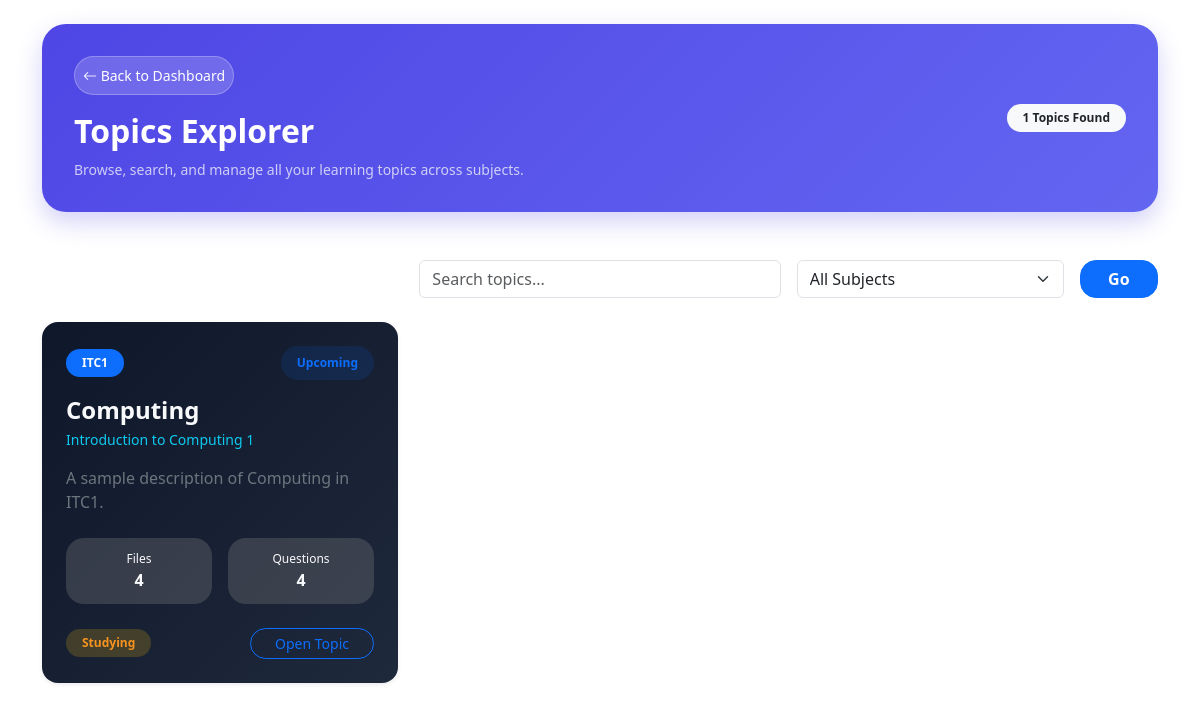
Screenshot of /dashboard/topics.php (signed in) with the database file from the repository.
### tables this page shows
CREATE TABLE `subject_topics` (
  `id` int(11) NOT NULL,
  `schedule_id` int(11) NOT NULL,
  `topic_name` varchar(255) NOT NULL,
  `status` enum('Upcoming','Ongoing','Completed') DEFAULT 'Upcoming',
  `created_at` timestamp NOT NULL DEFAULT current_timestamp(),
  `description` text DEFAULT NULL,
  `mastery_level` enum('Not Started','Studying','Mastered') DEFAULT 'Not Started'
);

CREATE TABLE `schedules` (
  `id` int(11) NOT NULL,
  `day_id` int(11) NOT NULL,
  `subject_name` varchar(100) NOT NULL,
  `subject_code` varchar(50) DEFAULT NULL,
  `instructor` varchar(100) DEFAULT NULL,
  `units` int(11) DEFAULT 0,
  `start_time` time NOT NULL,
  `end_time` time NOT NULL,
  `room` varchar(100) DEFAULT NULL,
  `created_at` timestamp NOT NULL DEFAULT current_timestamp()
);

### dashboard/process_topics.php (called while the page is built, shortened)
<?php
require '../includes/db.php';
$user = $_SESSION['user'];
$search = trim($_GET['search'] ?? '');
$topicsLimit = 9;
$topicsPage = isset($_GET['page'])
    ? (int) $_GET['page']
    : 1;
$topicsOffset = ($topicsPage - 1) * $topicsLimit;
$sql = "
    SELECT
        st.*,
        s.subject_name,
        s.subject_code,
        COUNT(DISTINCT tf.id) AS total_files,
        COUNT(DISTINCT tq.id) AS total_questions
    FROM subject_topics st
    JOIN schedules s
        ON st.schedule_id = s.id
    JOIN schedule_days sd
        ON s.day_id = sd.id
    LEFT JOIN topic_files tf
        ON st.id = tf.topic_id
    LEFT JOIN topic_questions tq
        ON st.id = tq.topic_id
    WHERE sd.user_id = ?
";
$params = [$user['id']];
$types = "i";
$sql .= "
    GROUP BY st.id
    ORDER BY st.created_at DESC
    LIMIT ? OFFSET ?
";
$params[] = $topicsLimit;
$params[] = $topicsOffset;
$types .= "ii";
$stmt = $conn->prepare($sql);
$stmt->bind_param($types, ...$params);
$stmt->execute();
$result = $stmt->get_result();

### dashboard/topics.php (the view, shortened to what this page needs)
<?php
require 'process_topics.php';
include '../includes/header.php';
?>
<link href="../assets/css/topics.css" rel="stylesheet">
</head>
<body>
<div class="container py-4">
    <div class="welcome-card mb-3">
        <div class="row align-items-center g-4">
            <div class="col-12 col-lg-8">
                <a href="index.php"
                   class="btn btn-light btn-sm mb-3 rounded-pill p-2">
                    <i class="bi bi-arrow-left"></i>
                    Back to Dashboard
                </a>
                <h2 class="fw-bold text-white mb-2 lh-sm">
                    Topics Explorer
                </h2>
                <p class="mb-0 text-light opacity-75 small">
                    Browse, search, and manage all your learning topics across subjects.
                </p>
            </div>
            <div class="col-12 col-lg-4 text-lg-end">
                <span class="badge bg-light px-3 py-2 rounded-pill text-dark">
                    <?= $result->num_rows ?> Topics Found
                </span>
            </div>
        </div>
    </div>
    <form method="GET" class="mb-4 mt-5">
        <div class="row justify-content-end g-3">
            <div class="col-lg-4">
                <input
                    type="text"
                    name="search"
                    class="form-control"
                    placeholder="Search topics..."
                    value="<?= htmlspecialchars($search) ?>"
                >
            </div>
            <div class="col-lg-3">
                <select name="subject" class="form-select">
                    <option value="">
                        All Subjects
                    </option>
                </select>
            </div>
            <div class="col-lg-1 d-grid">
                <button class="btn btn-primary rounded-4 fw-semibold">
                    Go
                </button>
            </div>
        </div>
    </form>
    <div class="row g-4">
        <?php if($result->num_rows > 0): ?>
            <?php while($topic = $result->fetch_assoc()): ?>
                <?php
                    $masteryClass = match($topic['mastery_level']) {
                        'Mastered' => 'mastered',
                        'Studying' => 'studying',
                        default => 'not-started'
                    };
                    $statusClass = match($topic['status']) {
                        'Completed' => 'completed',
                        'Ongoing' => 'ongoing',
                        default => 'upcoming'
                    };
                ?>
                <div class="col-md-6 col-xl-4">
                    <div class="card topic-card shadow-sm border-0 h-100 rounded-4">
                        <div class="card-body d-flex flex-column p-4">
                            <div class="d-flex justify-content-between align-items-center mb-3">
                                <span class="badge bg-primary px-3 py-2 rounded-pill">
                                    <?= htmlspecialchars($topic['subject_code']) ?>
                                </span>
                                <span class="status-badge <?= $statusClass ?> px-3 py-2 rounded-pill">
                                    <?= htmlspecialchars($topic['status']) ?>
                                </span>
                            </div>
                            <h4 class="text-light fw-bold mb-1">
                                <?= htmlspecialchars($topic['topic_name']) ?>
                            </h4>
                            <p class="text-info small mb-3">
                                <?= htmlspecialchars($topic['subject_name']) ?>
                            </p>
                            <p class="text-secondary mb-4 flex-grow-1">
                                <?= htmlspecialchars($topic['description']) ?>
                            </p>
                            <div class="row g-3 mb-4">
                                <div class="col-6">
                                    <div class="topic-meta-box text-center">
                                        <div class="topic-label text-light">
                                            Files
                                        </div>
                                        <div class="topic-value text-light">
                                            <?= $topic['total_files'] ?>
                                        </div>
                                    </div>
                                </div>
                                <div class="col-6">
                                    <div class="topic-meta-box text-center">
                                        <div class="topic-label text-light">
                                            Questions
                                        </div>
                                        <div class="topic-value text-light">
                                            <?= $topic['total_questions'] ?>
                                        </div>
                                    </div>
                                </div>
                            </div>
                            <div class="d-flex justify-content-between align-items-center mt-auto">
                                <span class="badge <?= $masteryClass ?> px-3 py-2 rounded-pill">
                                    <?= htmlspecialchars($topic['mastery_level']) ?>
                                </span>
                                <a
                                    href="topic.php?id=<?= $topic['id'] ?>"
                                    class="btn btn-outline-primary btn-sm rounded-pill px-4"
                                >
                                    Open Topic
                                </a>
                            </div>
                        </div>
                    </div>
                </div>
            <?php endwhile; ?>
        <?php endif; ?>
    </div>
</div>
</body>
</html>

### assets/css/topics.css (style rules this page uses)
.welcome-card { background: linear-gradient(135deg, #4f46e5, #6366f1); border-radius: 24px; padding: 2rem; box-shadow: 0 10px 25px rgba(79, 70, 229, 0.25); }
.welcome-card .btn-light { background: rgba(255,255,255,0.18); border: 1px solid rgba(255,255,255,0.25); color: #fff; transition: 0.2s ease; backdrop-filter: blur(6px); }
.topic-card { background: linear-gradient(135deg, #0f172a, #1e293b) !important; transition: 0.2s ease; border-radius: 18px; }
.topic-meta-box { background: rgba(128, 128, 128, 0.315); border: 1px solid var(--border); border-radius: 18px; padding: 12px; }
.topic-label { font-size: 0.75rem; color: var(--muted); }
.topic-value { font-size: 1rem; font-weight: 700; color: var(--dark); }
.mastery-badge, .status-badge { border-radius: 999px; padding: 8px 14px; font-size: 0.75rem; font-weight: 600; }
.studying { background: rgba(255, 193, 7, 0.185); color: #f8931f; }
.upcoming { background: rgba(13,110,253,0.12); color: #0d6efd; }

### rows the page displays
subject_topics: schedule.subject_code "ITC1", status "Upcoming", topic_name "Computing", schedule.subject_name "Introduction to Computing 1", description "A sample description of Computing in ITC1.", total_files "4", total_questions "4", mastery_level "Studying"

### other values shown
$result->num_rows "1"
